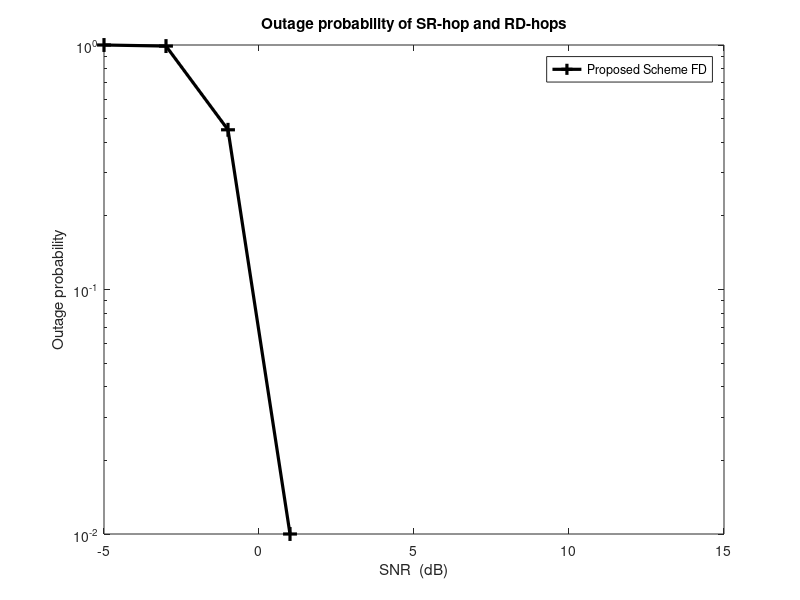

Write the MATLAB code that produced this figure.
%%% Please cite this article "Madani Fadoul M, Chow C-O (2023) Half-duplex and full-duplex interference mitigation in relays assisted heterogeneous network.
%%%PLoS ONE 18(6): e0286970. https://doi.org/10.1371/journal.pone.0286970"
%Figure number 6.

clearvars;
close all;
clc;
snrdb= [-5:2:15]; %R=3; [-5:2:15]  %% with semilogy [-5:2:15] R=2
%Transmit power
% Es=2;
M=2;  % no. of antenas at source / destination 
Nr=4;  % receive antenna at relay
Mr=6;  % transmit antenna at the relay
Nd=4;  % transmit antenna at the relay
% Selected transmission rate: 2, 4 and 6 bits per transmission
% Rvalues = 4;
R=2;  %6
%bandwidth
for snri=1:length(snrdb)
    
    %no of sample for monte carlo
    count=100;   
    
    %convert snr in db to watt
    SNR=10^(snrdb(snri)/10);
    
    %initialize error counter
    er_count_raylegh=0;
    er_count_raylegh1=0;
    er_count_raylegh2=0;
    er_count_raylegh3=0;
    er_count_raylegh4=0;
    er_count_raylegh5=0;
    er_count_raylegh6=0;
    
    for i=1:count % monte carlo loop
       % generate channel realization
  % generate channel realization
        HS1R1 = (randn(Nr,M)+j*randn(Nr,M))/sqrt(2);
        HR1D1 = ( randn(Nd,Mr) + j*randn(Nd,Mr))/sqrt(2);
        HR1 = ( randn(Nr,Mr) + j*randn(Nr,Mr))/sqrt(2);
        HR1R2 = ( randn(Nr,Mr) + j*randn(Nr,Mr))/sqrt(2);
        HR1D2 = ( randn(Nd,Mr) + j*randn(Nd,Mr))/sqrt(2);
         
        HS2R2 = ( randn(Nr,M) + j*randn(Nr,M))/sqrt(2);        
        HR2D2 = ( randn(Nd,Mr) + j*randn(Nd,Mr))/sqrt(2);
        HR2 = ( randn(Nr,Mr) + j*randn(Nr,Mr))/sqrt(2);
        HR2R1 = ( randn(Nr,Mr) + j*randn(Nr,Mr))/sqrt(2);
        HR2D1 = ( randn(Nd,Mr) + j*randn(Nd,Mr))/sqrt(2);  
         [U S V] = svd(HS1R1);
        [U1 S1 V1] = svd(HR1D1);  
        
 %% Null at the relay tx 
 % Null at the relay tx 
  Wtu1=null(HR1); 
  Wto1=Wtu1';
  
  Wrr2=HR1R2*Wto1';
  Wrel = Wrr2';
  Wro2=null(Wrel); 
  
 Wteu1=null(HR1); 
 Wte1=Wteu1';
 
 Wteu2=null(HR2R1); 
 Wte2=Wteu2';
% Null at the destination Rx 
Wdess=HR2D1*Wte2';
 Wred1=null(Wdess'); 
 
Wdees=HR1D2*Wte1';
 Wred2=null(Wdees');  

 %% Prpoposed Scheme -(S1-R1)i
% Prpoposed Scheme -(S1-R1) - Odd time slot-i 
            UU=(SNR/M *HS1R1*HS1R1'+eye(Nr));          
         CS1R1(i)=real(log2(det(eye(Nr)+(UU))));  
%  Prpoposed Scheme of-(Ri-Di) 
          PP=SNR/Mr*S1'*S1;
        CR1D1(i)=real(log2(det(eye(Mr)+(PP))));
                
       % Prpoposed Scheme -(S1-R1)j
            AA=(SNR/M *Wro2*HS2R2'*HS2R2*Wro2'+Wro2*Wro2');        
         CS2R2(i)=real(log2(det(eye(Nr)+(AA))));  
         
        %% %% Prpoposed Scheme -(S1-R1) - even time slot-i 
        % %  Prpoposed Scheme of-(S-R) 
         DP=SNR/Mr* HS1R1*HS1R1';
        CS1R1EV(i)=real(log2(det(eye(Nr)+(DP))));
%  Prpoposed Scheme of-(Ri-Di) 
        PW=SNR/Mr*Wred1'*HR1D1*Wte1'*Wte1*HR1D1'*Wred1+(Wred1'*Wred1);
        CR1D1EV(i)=real(log2(det(eye(M)+(PW))));
     
        %% min 
        % min
        CAPS1RD1=0.5*min(CS1R1,CR1D1); %Proposed Scheme -odd time slot i
        CAPSRD12=0.5*min(CS1R1EV,CR1D1EV); %Proposed Scheme -even time slot i
        
        CAPSRDFD=(CAPS1RD1+CAPSRD12); 
          
        %detect outage event
        if CAPSRDFD(i)<R
            er_count_raylegh=er_count_raylegh+1;
        end

 
    end

    %compute the outage probability (total error/total channel sample
%     Cnullspace(snri)=er_count_raylegh/count;
    CAPS1R1D1(snri)=er_count_raylegh/count; 
   
end

figure;

semilogy(snrdb, CAPS1R1D1,'k-+','linewidth',2.3,'MarkerSize',10)

title('Outage probability of SR-hop and RD-hops');
xlabel('SNR  (dB)');
ylabel('Outage probability')
legend('Proposed Scheme FD')
